Frame 1 (no input): blank canvas, image omitted
Frame 60 (the mouse pressed at the canvas centre just before this capture): blank canvas, image omitted
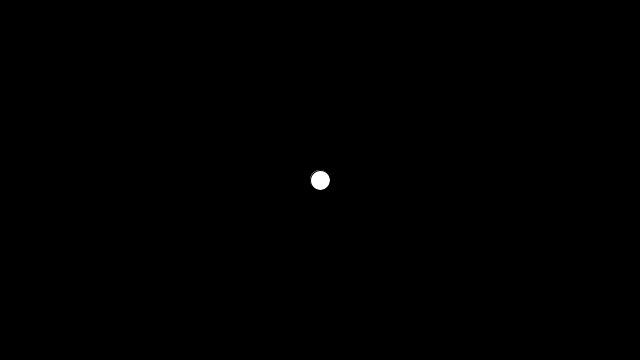
Frame 120 (the mouse held since frame 60 and released just before this capture)

The Processing sketch whose frames 1 and 60 were blank and that drew this single picture after the mouse press (run headless with seeded random() and noise(); from frame 60 on, the mouse is pressed at the canvas centre):

// Processing sketch: TecladoMouse
// ── TecladoMouse.pde
void setup() {
size(640,360);
background(0);
}

void draw() {
background(0);
//Esconde a imagem do cursor
noCursor();
//A elipse tem sua posição constantemente atualizada pela posição do mouse
ellipse(mouseX, mouseY, 20,20);
}
